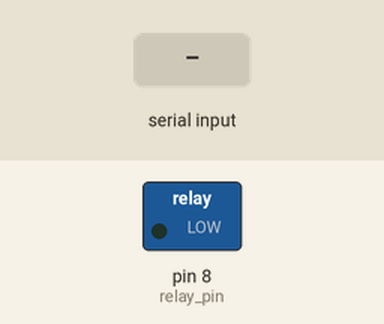
Simulated run of this sketch. Board: Arduino Uno, built with avr-gcc and run on an emulated ATmega328P. On the bench: switched loads named in the sketch (green lamp = pin HIGH). The inputs (shaded band) are chosen by the test bench.

Above: at 1.2 s.
1.3 s: "on" received over Serial
At 2.5 s:
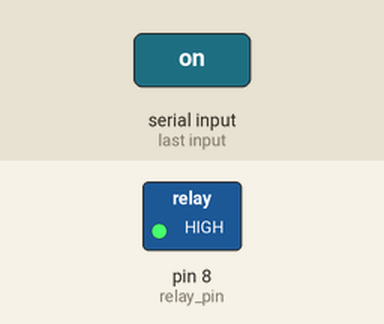
2.8 s: "off" received over Serial
At 4.2 s:
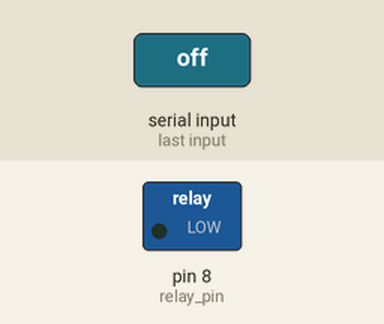
Timing chart, 0 to 5.8 s (numbered marks = the images above; inputs shaded):
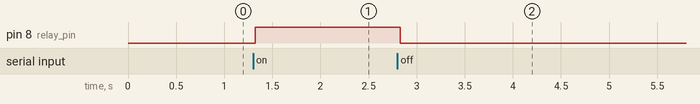

The sketch:

milestone2.ino
```cpp
/*
 *Turn LED on and off using voice
 */

int relay_pin = 8;
String voice;
void setup(){
  Serial.begin(9600);
  pinMode(relay_pin,OUTPUT);
}
void loop(){
  //because the bluetooth module sends characters
  //we have to form the word ourselves using a whileloop
  while(Serial.available()) {
    delay(10);
    char c = Serial.read();
    if(c == '#'){
      break;
    }
    voice += c;
  }

  //word testing
  if(voice.indexOf("on") != -1) {
    digitalWrite(relay_pin, HIGH);
    voice = "";
    delay(1000);
  }
  else if(voice.indexOf("off") != -1) {
    digitalWrite(relay_pin, LOW);
    voice = "";
    delay(1000);
  }
}
```

Measured:
- after the input at 1.3 s, pin 8 (relay_pin): LOW → HIGH at once
- after the input at 2.8 s, pin 8 (relay_pin): HIGH → LOW at once
